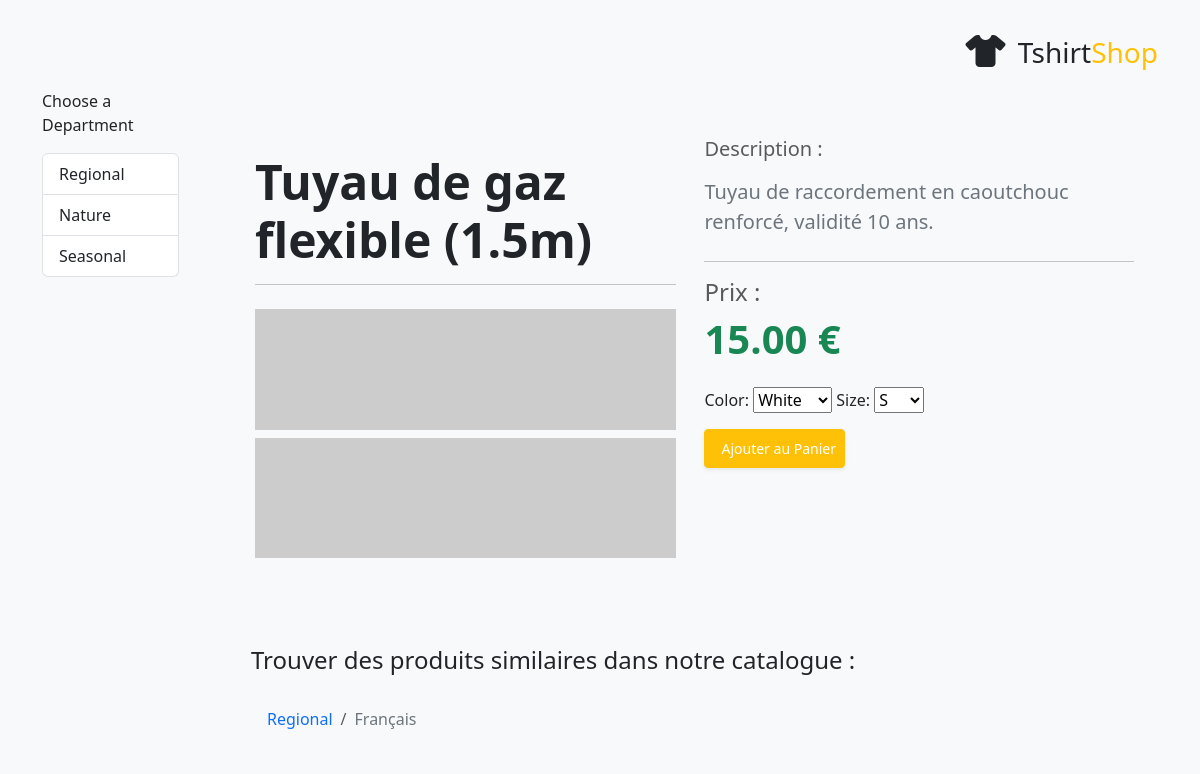
/index.php?ProductId=6, run on the app's committed database.
### tables this page shows
CREATE TABLE `department` (
  `department_id` int(11) NOT NULL,
  `name` varchar(100) NOT NULL,
  `description` varchar(1000) DEFAULT NULL
);

CREATE TABLE `product` (
  `product_id` int(11) NOT NULL,
  `name` varchar(100) NOT NULL,
  `description` varchar(1000) NOT NULL,
  `price` decimal(10,2) NOT NULL,
  `discounted_price` decimal(10,2) NOT NULL DEFAULT '0.00',
  `image` varchar(150) DEFAULT NULL,
  `image_2` varchar(150) DEFAULT NULL,
  `thumbnail` varchar(150) DEFAULT NULL,
  `display` smallint(6) NOT NULL DEFAULT '0'
);

CREATE TABLE `attribute_value` (
  `attribute_value_id` int(11) NOT NULL,
  `attribute_id` int(11) NOT NULL,
  `value` varchar(100) NOT NULL
);

CREATE TABLE `attribute` (
  `attribute_id` int(11) NOT NULL,
  `name` varchar(100) NOT NULL
);

CREATE TABLE `category` (
  `category_id` int(11) NOT NULL,
  `department_id` int(11) NOT NULL,
  `name` varchar(100) NOT NULL,
  `description` varchar(1000) DEFAULT NULL
);

### index.php (called while the page is built, shortened)
<?php
require_once BUSINESS_DIR . 'database_handler.php';
$application = new Application();
$application->display('store_front.tpl');

### business/database_handler.php (called while the page is built, shortened)
<?php
class DatabaseHandler
{
    private static $_mHandler;
    private static function GetHandler()
    {
        if (!isset(self::$_mHandler)) {
            try {
                self::$_mHandler =
                    new PDO(
                        PDO_DSN,
                        DB_USERNAME,
                        DB_PASSWORD,
                        array(PDO::ATTR_PERSISTENT => DB_PERSISTENCY)
                    );
                self::$_mHandler->setAttribute(
                    PDO::ATTR_ERRMODE,
                    PDO::ERRMODE_EXCEPTION
                );
            } catch (PDOException $e) {
                self::Close();
                trigger_error($e->getMessage(), E_USER_ERROR);
            }
        }
        return self::$_mHandler;
    }
    public static function GetAll(
        $sqlQuery,
        $params = null,
        $fetchStyle = PDO::FETCH_ASSOC
    ) {
        $result = null;
        try {
            $database_handler = self::GetHandler();
            $statement_handler = $database_handler->prepare($sqlQuery);
            $statement_handler->execute($params);
            $result = $statement_handler->fetchAll($fetchStyle);
        }
        catch (PDOException $e) {
            self::Close();
            trigger_error($e->getMessage(), E_USER_ERROR);
        }
        return $result;
    }
    public static function GetRow(
        $sqlQuery,
        $params = null,
        $fetchStyle = PDO::FETCH_ASSOC
    ) {
        $result = null;
        try {
            $database_handler = self::GetHandler();
            $statement_handler = $database_handler->prepare($sqlQuery);
            $statement_handler->execute($params);
            $result = $statement_handler->fetch($fetchStyle);
        }
        catch (PDOException $e) {
            self::Close();
            trigger_error($e->getMessage(), E_USER_ERROR);
        }
        return $result;
    }
    public static function Close()
    {
        self::$_mHandler = null;
    }
}

### business/catalog.php (called while the page is built, shortened)
<?php
class Catalog
{
  public static function GetDepartments()
  {
    $sql = 'CALL catalog_get_departments_list()';
    return DatabaseHandler::GetAll($sql);
  }
  public static function GetProductDetails($productId)
  {
    $sql = 'CALL catalog_get_product_details(:product_id)';
    $params = array(':product_id' => $productId);
    return DatabaseHandler::GetRow($sql, $params);
  }
  public static function GetProductLocations($productId)
  {
    $sql = 'CALL catalog_get_product_locations(:product_id)';
    $params = array(':product_id' => $productId);
    return DatabaseHandler::GetAll($sql, $params);
  }
  public static function GetProductAttributes($productId)
  {
    $sql = 'CALL catalog_get_product_attributes(:product_id)';
    $params = array(':product_id' => $productId);
    return DatabaseHandler::GetAll($sql, $params);
  }
}

### presentation/departments_list.php (called while the page is built, shortened)
<?php
class DepartmentsList
{
    public function init()
    {
        $this->mDepartments = Catalog::GetDepartments();
    }
}

### presentation/smarty_plugins/function.load_presentation_object.php (called while the page is built, shortened)
<?php
function smarty_function_load_presentation_object($params, $smarty)
{
    $obj = new $className();
    if (method_exists($obj, 'init')) {
        $obj->init();
    }
}

### presentation/product.php (called while the page is built, shortened)
<?php
class Product
{
    private $_mProductId;
    public function __construct()
    {
        if (isset($_GET['ProductId']))
            $this->_mProductId = (int)$_GET['ProductId'];
        else
            trigger_error('ProductId non défini');
    }
    public function init()
    {
        $this->mProduct = Catalog::GetProductDetails($this->_mProductId);
        $this->mProduct['attributes'] =
            Catalog::GetProductAttributes($this->mProduct['product_id']);
        $this->mLocations = Catalog::GetProductLocations($this->_mProductId);
    }
}

### libs/smarty/plugins/modifier.string_format.php (called while the page is built)
<?php
function smarty_modifier_string_format($string, $format)
{
    return sprintf($format, $string);
}
?>

### presentation/templates_c/%%F4^F42^F42EDEFD%%product.tpl.php (the view, shortened to what this page needs)
<?php echo smarty_function_load_presentation_object(array('filename' => 'product','assign' => 'obj'), $this);?>
<div class="container my-5">
    <div class="row">
                <div class="col-md-6 mb-4 p-3 gap-2">
            <h1 class="display-5 fw-bold mb-3 text-dark"><?php echo $this->_tpl_vars['obj']->mProduct['name']; ?>
</h1>
            <hr class="mb-4">
                        <?php if ($this->_tpl_vars['obj']->mProduct['image']): ?>
                                <img src="https://placehold.co/700x200" class="img-fluid card-img-top" alt="T-Shirt Dragon Rouge">
            <?php endif; ?>
                        <?php if ($this->_tpl_vars['obj']->mProduct['image_2']): ?>
                                <img src="https://placehold.co/700x200" class="img-fluid card-img-top mt-2" alt="T-Shirt Dragon Rouge">
            <?php endif; ?>
        </div>
                <div class="col-md-6 mb-4">
                        <h3 class="h5 mb-3 text-muted">Description :</h3>
            <p class="lead mb-4 text-secondary"><?php echo $this->_tpl_vars['obj']->mProduct['description']; ?>
</p>
            <hr>
                        <div class="mb-4">
                <p class="h4 fw-light text-muted">Prix :</p>
                <?php if ($this->_tpl_vars['obj']->mProduct['discounted_price'] != 0): ?>
                                        <span class="text-muted text-decoration-line-through fs-5 me-3">
                        <?php echo ((is_array($_tmp=$this->_tpl_vars['obj']->mProduct['price'])) ? $this->_run_mod_handler('string_format', true, $_tmp, "%.2f €") : smarty_modifier_string_format($_tmp, "%.2f €")); ?>
                    </span>
                                        <span class="text-danger fw-bold display-6">
                        <?php echo ((is_array($_tmp=$this->_tpl_vars['obj']->mProduct['discounted_price'])) ? $this->_run_mod_handler('string_format', true, $_tmp, "%.2f €") : smarty_modifier_string_format($_tmp, "%.2f €")); ?>
                    </span>
                    <span class="badge bg-danger ms-2">PROMO</span>
                <?php else: ?>
                                        <span class="text-success fw-bold display-6">
                        <?php echo ((is_array($_tmp=$this->_tpl_vars['obj']->mProduct['price'])) ? $this->_run_mod_handler('string_format', true, $_tmp, "%.2f €") : smarty_modifier_string_format($_tmp, "%.2f €")); ?>
                    </span>
                <?php endif; ?>
            </div>
            <p class="attributes">
<?php unset($this->_sections['k']);
$this->_sections['k']['name'] = 'k';
$this->_sections['k']['loop'] = is_array($_loop=$this->_tpl_vars['obj']->mProduct['attributes']) ? count($_loop) : max(0, (int)$_loop); unset($_loop);
$this->_sections['k']['show'] = true;
$this->_sections['k']['max'] = $this->_sections['k']['loop'];
$this->_sections['k']['step'] = 1;
$this->_sections['k']['start'] = $this->_sections['k']['step'] > 0 ? 0 : $this->_sections['k']['loop']-1;
if ($this->_sections['k']['show']) {
    $this->_sections['k']['total'] = $this->_sections['k']['loop'];
} else
    $this->_sections['k']['total'] = 0;
if ($this->_sections['k']['show']):
            for ($this->_sections['k']['index'] = $this->_sections['k']['start'], $this->_sections['k']['iteration'] = 1;
                 $this->_sections['k']['iteration'] <= $this->_sections['k']['total'];
                 $this->_sections['k']['index'] += $this->_sections['k']['step'], $this->_sections['k']['iteration']++):
$this->_sections['k']['rownum'] = $this->_sections['k']['iteration'];
$this->_sections['k']['index_prev'] = $this->_sections['k']['index'] - $this->_sections['k']['step'];
$this->_sections['k']['index_next'] = $this->_sections['k']['index'] + $this->_sections['k']['step'];
$this->_sections['k']['first']      = ($this->_sections['k']['iteration'] == 1);
$this->_sections['k']['last']       = ($this->_sections['k']['iteration'] == $this->_sections['k']['total']);
?>
<?php if ($this->_sections['k']['first'] || $this->_tpl_vars['obj']->mProduct['attributes'][$this->_sections['k']['index']]['attribute_name'] !== $this->_tpl_vars['obj']->mProduct['attributes'][$this->_sections['k']['index_prev']]['attribute_name']): ?>
<?php echo $this->_tpl_vars['obj']->mProduct['attributes'][$this->_sections['k']['index']]['attribute_name']; ?>
:
<select name="attr_<?php echo $this->_tpl_vars['obj']->mProduct['attributes'][$this->_sections['k']['index']]['attribute_name']; ?>
">
<?php endif; ?>
<option value="<?php echo $this->_tpl_vars['obj']->mProduct['attributes'][$this->_sections['k']['index']]['attribute_value']; ?>
">
<?php echo $this->_tpl_vars['obj']->mProduct['attributes'][$this->_sections['k']['index']]['attribute_value']; ?>
</option>
<?php if ($this->_sections['k']['last'] || $this->_tpl_vars['obj']->mProduct['attributes'][$this->_sections['k']['index']]['attribute_name'] !== $this->_tpl_vars['obj']->mProduct['attributes'][$this->_sections['k']['index_next']]['attribute_name']): ?>
</select>
<?php endif; ?>
<?php endfor; endif; ?>
</p>
                        <button class="btn btn-sm btn-warning shadow-sm mb-4 text-white p-2" type="button">
                <i class="bi bi-bag-plus me-2"></i> Ajouter au Panier
            </button>
        </div>
    </div>
    <div class="row">
        <div class="col-12 mt-5">
            <h2 class="h4 mb-3 text-dark">Trouver des produits similaires dans notre catalogue :</h2>
            <nav aria-label="Breadcrumb navigation for similar products">
                <ol class="breadcrumb bg-light p-3 rounded-lg">
                    <?php unset($this->_sections['i']);
$this->_sections['i']['name'] = 'i';
$this->_sections['i']['loop'] = is_array($_loop=$this->_tpl_vars['obj']->mLocations) ? count($_loop) : max(0, (int)$_loop); unset($_loop);
$this->_sections['i']['show'] = true;
$this->_sections['i']['max'] = $this->_sections['i']['loop'];
$this->_sections['i']['step'] = 1;
$this->_sections['i']['start'] = $this->_sections['i']['step'] > 0 ? 0 : $this->_sections['i']['loop']-1;
if ($this->_sections['i']['show']) {
    $this->_sections['i']['total'] = $this->_sections['i']['loop'];
} else
    $this->_sections['i']['total'] = 0;
if ($this->_sections['i']['show']):
            for ($this->_sections['i']['index'] = $this->_sections['i']['start'], $this->_sections['i']['iteration'] = 1;
                 $this->_sections['i']['iteration'] <= $this->_sections['i']['total'];
                 $this->_sections['i']['index'] += $this->_sections['i']['step'], $this->_sections['i']['iteration']++):
$this->_sections['i']['rownum'] = $this->_sections['i']['iteration'];
$this->_sections['i']['index_prev'] = $this->_sections['i']['index'] - $this->_sections['i']['step'];
$this->_sections['i']['index_next'] = $this->_sections['i']['index'] + $this->_sections['i']['step'];
$this->_sections['i']['first']      = ($this->_sections['i']['iteration'] == 1);
$this->_sections['i']['last']       = ($this->_sections['i']['iteration'] == $this->_sections['i']['total']);
?>
                    <li class="breadcrumb-item">
                                                <a href="<?php echo $this->_tpl_vars['obj']->mLocations[$this->_sections['i']['index']]['link_to_department']; ?>
" class="text-primary text-decoration-none fw-medium">
                            <?php echo $this->_tpl_vars['obj']->mLocations[$this->_sections['i']['index']]['department_name']; ?>
                        </a>
                    </li>
                    <li class="breadcrumb-item active" aria-current="page">
                                                <a href="<?php echo $this->_tpl_vars['obj']->mLocations[$this->_sections['i']['index']]['link_to_category']; ?>
" class="text-secondary text-decoration-none">
                            <?php echo $this->_tpl_vars['obj']->mLocations[$this->_sections['i']['index']]['category_name']; ?>
                        </a>
                    </li>
                    <?php endfor; endif; ?>
                </ol>
            </nav>
        </div>
    </div>
</div>

### presentation/templates_c/%%A5^A5A^A5A1C73D%%departments_list.tpl.php (shortened to what this page needs)
<?php echo smarty_function_load_presentation_object(array('filename' => 'departments_list','assign' => 'obj'), $this);?>
<div class="box">
  <p class="box-title">Choose a Department</p>
  <ul class="list-group">
        <?php unset($this->_sections['i']);
$this->_sections['i']['name'] = 'i';
$this->_sections['i']['loop'] = is_array($_loop=$this->_tpl_vars['obj']->mDepartments) ? count($_loop) : max(0, (int)$_loop); unset($_loop);
$this->_sections['i']['show'] = true;
$this->_sections['i']['max'] = $this->_sections['i']['loop'];
$this->_sections['i']['step'] = 1;
$this->_sections['i']['start'] = $this->_sections['i']['step'] > 0 ? 0 : $this->_sections['i']['loop']-1;
if ($this->_sections['i']['show']) {
    $this->_sections['i']['total'] = $this->_sections['i']['loop'];
} else
    $this->_sections['i']['total'] = 0;
if ($this->_sections['i']['show']):
            for ($this->_sections['i']['index'] = $this->_sections['i']['start'], $this->_sections['i']['iteration'] = 1;
                 $this->_sections['i']['iteration'] <= $this->_sections['i']['total'];
                 $this->_sections['i']['index'] += $this->_sections['i']['step'], $this->_sections['i']['iteration']++):
$this->_sections['i']['rownum'] = $this->_sections['i']['iteration'];
$this->_sections['i']['index_prev'] = $this->_sections['i']['index'] - $this->_sections['i']['step'];
$this->_sections['i']['index_next'] = $this->_sections['i']['index'] + $this->_sections['i']['step'];
$this->_sections['i']['first']      = ($this->_sections['i']['iteration'] == 1);
$this->_sections['i']['last']       = ($this->_sections['i']['iteration'] == $this->_sections['i']['total']);
?>
      <li class="list-group-item list-group-item-action">
                <a <?php echo $this->_tpl_vars['selected']; ?>
 href="<?php echo $this->_tpl_vars['obj']->mDepartments[$this->_sections['i']['index']]['link_to_department']; ?>
" class="text-decoration-none text-dark">
          <?php echo $this->_tpl_vars['obj']->mDepartments[$this->_sections['i']['index']]['name']; ?>
        </a>
      </li>
    <?php endfor; endif; ?>
  </ul>
</div>

### styles/tshirtshop.css (style rules this page uses)
body { font-size: 85%; font-family: "georgia"; }

### data on the page
department: name "Regional"
department: name "Nature"
department: name "Seasonal"
product: name "Tuyau de gaz flexible (1.5m)", description "Tuyau de raccordement en caoutchouc renforcé, validité 10 ans.", price "15.00 €"
attribute_value: attribute.name "Color", value+attribute "White"
attribute_value: attribute.name "Size", value+attribute "S"
category: _sections "Regional", name "Français"
